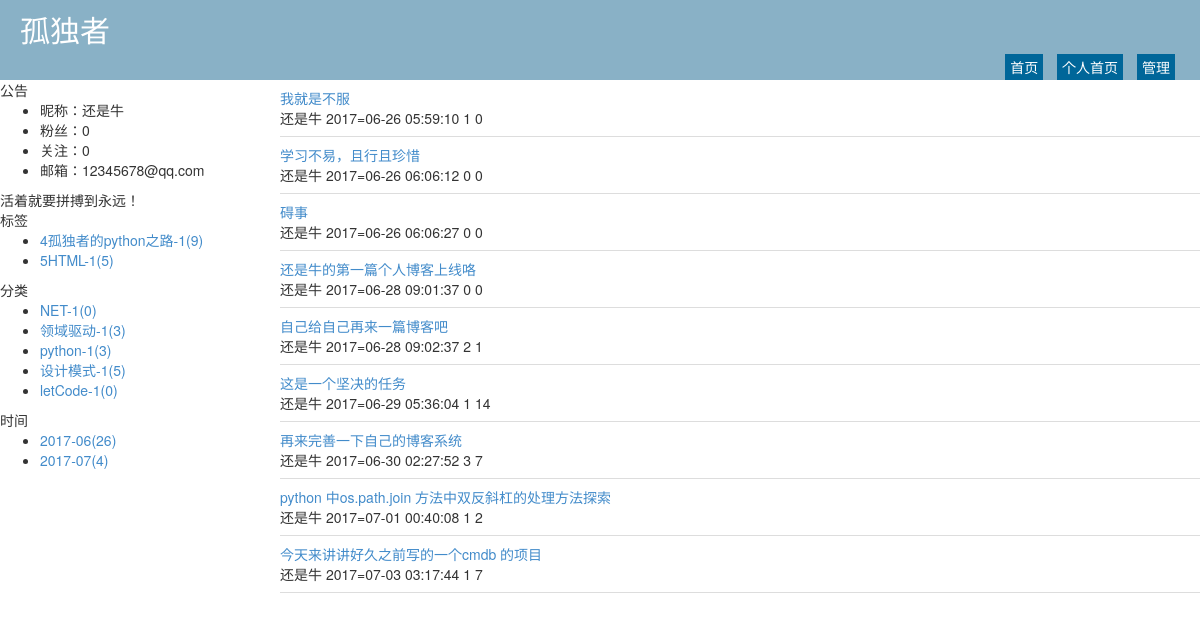
Page /haishiniu/tag/4.html on the committed database.
### repository/models.py (models this page shows, shortened)
class Blog(models.Model):
    nid = models.BigAutoField(primary_key=True)
    title = models.CharField(verbose_name='个人博客标题', max_length=64)
    site = models.CharField(verbose_name='个人博客前缀', max_length=32, unique=True)
    theme = models.CharField(verbose_name='博客主题', max_length=32)
    user = models.OneToOneField(to='UserInfo', to_field='nid')

class UserInfo(models.Model):
    nid = models.BigAutoField(primary_key=True)
    username = models.CharField(verbose_name='用户名',max_length=32,unique=True)
    password = models.CharField(verbose_name='密码',max_length=64)
    nickname = models.CharField(verbose_name='昵称',max_length=32,null=True)
    email = models.EmailField(verbose_name='邮箱',unique=True)
    avatar = models.ImageField(verbose_name='头像',upload_to='static/imgs/avatar',null=True)
    create_time = models.DateTimeField(verbose_name='创建时间',auto_now_add=True)
    fans = models.ManyToManyField(verbose_name='粉丝们',
                                  to='UserInfo',
                                  through='UserFans',
                                  related_name= 'f',
                                  through_fields=('user','follower'))

class Tag(models.Model):
    nid = models.AutoField(primary_key=True)
    title = models.CharField(verbose_name='标签名称', max_length=32)
    blog = models.ForeignKey(verbose_name='所属博客', to='Blog', to_field='nid')

class Category(models.Model):
    nid = models.AutoField(primary_key=True)
    title = models.CharField(verbose_name='分类标题', max_length=32)
    blog = models.ForeignKey(verbose_name='所属博客', to='Blog', to_field='nid')

class Article(models.Model):
    nid = models.BigAutoField(primary_key=True)
    title = models.CharField(verbose_name='文章标题', max_length=128)
    summary = models.CharField(verbose_name='文章简介', max_length=255)
    read_count = models.IntegerField(default=0)
    comment_count = models.IntegerField(default=0)
    up_count = models.IntegerField(default=0)
    down_count = models.IntegerField(default=0)
    create_time = models.DateTimeField(verbose_name='创建时间', auto_now_add=True)
    blog = models.ForeignKey(verbose_name='所属博客', to='Blog', to_field='nid')
    category = models.ForeignKey(verbose_name='文章类型', to='Category', to_field='nid', null=True)
    type_choices = [
        (1, "Python"),
        (2, "Linux"),
        (3, "OpenStack"),
        (4, "Go"),
        (5, "黑科技"),
        (6, "生活感悟"),
    ]
    article_type_id = models.IntegerField(choices=type_choices, default=None)
    tags = models.ManyToManyField(
        to="Tag",
        through='Article2Tag',
        through_fields=('article', 'tag'),
    )

### web/views/home.py (the view)
# urls.py: url(r'^(?P<site>\w+)/(?P<condition>((tag)|(date)|(category)))/(?P<val>\w+-*\w*).html$', home.filter),
def filter(reqest,site,condition,val):
    print(site,condition,val)
    blog = models.Blog.objects.filter(site=site).select_related('user').first()
    if not blog:
        return redirect('/')
    tag_list = models.Tag.objects.filter(blog=blog)
    category_list = models.Category.objects.filter(blog=blog)
    date_list = models.Blog.objects.raw(
        'select nid,count(nid) as num ,strftime("%Y-%m",create_time) as ctime from repository_article group by strftime("%Y-%m",create_time)'
    )
    template_name = 'home_summary_list.html'
    if condition == 'tag':
        template_name = "home_title_list.html"
        article_list = models.Article.objects.filter(blog=blog,tags=val).all()
    elif condition == 'category':
        article_list = models.Article.objects.filter(blog=blog,category_id=val ).all()
    elif condition == 'date':
        article_list = models.Article.objects.filter(blog=blog).extra(
            where=['strftime("%%Y-%%m",create_time)=%s'],params=[val,]).all()
    else:
        article_list = []
    return render(
        reqest,
        template_name,
        {   'blog':blog,
            'tag_list':tag_list,
            'category_list':category_list,
            'date_list':date_list,
            'article_list':article_list,
        },
    )

### templates/home_title_list.html (shortened to what this page needs)
{% extends 'home_layout.html' %}
{% block content %}
<div class="title-list">
{% for row in article_list %}
  <div class="row-item">
    <div class="title">
        <a href="/{{ blog.site }}/{{ row.nid }}.html">{{ row.title }}</a>
    </div>
    <div class="tips">
        <span>{{ blog.user.nickname }}</span>
        <span>{{ row.create_time|date:"Y=m-d H:i:s" }}</span>
        <span>
            <span>{{ row.comment_count }}</span>
        </span>
        <span>
            <span>{{ row.up_count }}</span>
        </span>
    </div>
  </div>
{% endfor %}
</div>
{% endblock %}

### templates/home_layout.html (shortened to what this page needs)
<!DOCTYPE html>
<html lang="en">
<head>
    <link rel="stylesheet" href="/static/plugins/bootstrap/css/bootstrap.css"/>
    <link rel="stylesheet" href="/static/css/theme/{{ blog.theme }}.css"/>
</head>
<body>
<div class="pg-header">
    <div class="title">{{ blog.title }}</div>
    <div class="menu-list">
        <a class="menu-item" href="/">首页</a>
        <a class="menu-item" href="/{{ blog.site }}.html">个人首页</a>
        <a class="menu-item" href="backend/index.html">管理</a>
    </div>
</div>
<div class="pg-body">
    <div class="body-menu">
        <div class="notice">
            <div class="notice-header">公告</div>
            <div class="notice-body">
                <ul>
                    <li>昵称：{{ blog.user.nickname }}</li>
                    <li>粉丝：{{ blog.user.fans.count }}</li>
                    <li>关注：{{blog.user.f.count}}</li>
                    <li>邮箱：{{ blog.user.email }}</li>
                </ul>
                <div class="memo">
                    活着就要拼搏到永远！
                </div>
            </div>
        </div>
        <div class="tags">
            <div class="tags-header">标签</div>
            <div class="tags-body">
                <ul>
                    {% for tag in tag_list %}
                    <li><a href="/{{ blog.site }}/tag/{{ tag.nid }}.html">{{ tag.nid }}{{ tag.title }}({{ tag.article_set.count }})</a></li>
                    {% endfor %}
                </ul>
            </div>
        </div>
        <div class="types">
            <div class="types-heaser">分类</div>
            <div class="types-body">
                <ul>
                    {% for category in category_list %}
                    <li><a href="/{{ blog.site }}/category/{{ category.nid }}.html">{{ category.title }}({{ category.article_set.count }})</a></li>
                    {% endfor %}
                </ul>
            </div>
        </div>
        <div class="dates">
            <div class="dates-header">时间</div>
            <div class="dates-body">
                <ul>
                    {% for tag in date_list %}
                    <li><a href="/{{ blog.site }}/date/{{ tag.ctime }}.html">{{ tag.ctime }}({{ tag.num }})</a></li>
                    {% endfor %}
                </ul>
            </div>
        </div>
    </div>
    <div class="body-content">
        {% block content %}
        {% endblock %}
    </div>
</div>
</body>
</html>

### static/css/theme/default.css (style rules this page uses)
.pg-header { height: 80px; background-color: #89b1c6; position: relative; color: #ffffff; }
.pg-header .title { font-size: 30px; line-height: 60px; margin-left: 20px; }
.pg-header .menu-list { position: absolute; bottom: 0; right: 20px; }
.pg-header .menu-list a { color: #ffffff; display: inline-block; padding: 3px 5px; margin: 0 5px; background-color: #006699; }
.pg-body { min-width: 980px; position: relative; }
.pg-body .body-menu { position: absolute; left: 0; width: 280px; }
.pg-body .body-content { position: absolute; right: 0; left: 280px; overflow: scroll; }
.pg-body .body-content .title-list .row-item { border-bottom: 1px solid #dddddd;padding: 8px 0; }

### rows in the picture
Blog: title "孤独者", user.nickname "还是牛", user.fans.count "0", user.f.count "0", user.email "12345678@qq.com"
Tag: nid "4", title "孤独者的python之路-1", article_set.count "9"
Tag: nid "5", title "HTML-1", article_set.count "5"
Category: title "NET-1", article_set.count "0"
Category: title "领域驱动-1", article_set.count "3"
Category: title "python-1", article_set.count "3"
Category: title "设计模式-1", article_set.count "5"
Category: title "letCode-1", article_set.count "0"
Blog: ctime "2017-06", num "26"
Article: title "我就是不服", create_time "2017=06-26 05:59:10", comment_count "1", up_count "0"
Article: title "学习不易，且行且珍惜", create_time "2017=06-26 06:06:12", comment_count "0", up_count "0"
Article: title "碍事", create_time "2017=06-26 06:06:27", comment_count "0", up_count "0"
Article: title "还是牛的第一篇个人博客上线咯", create_time "2017=06-28 09:01:37", comment_count "0", up_count "0"
Article: title "自己给自己再来一篇博客吧", create_time "2017=06-28 09:02:37", comment_count "2", up_count "1"
Article: title "这是一个坚决的任务", create_time "2017=06-29 05:36:04", comment_count "1", up_count "14"
Article: title "再来完善一下自己的博客系统", create_time "2017=06-30 02:27:52", comment_count "3", up_count "7"
Article: title "python 中os.path.join 方法中双反斜杠的处理方法探索", create_time "2017=07-01 00:40:08", comment_count "1", up_count "2"
Article: title "今天来讲讲好久之前写的一个cmdb 的项目", create_time "2017=07-03 03:17:44", comment_count "1", up_count "7"
